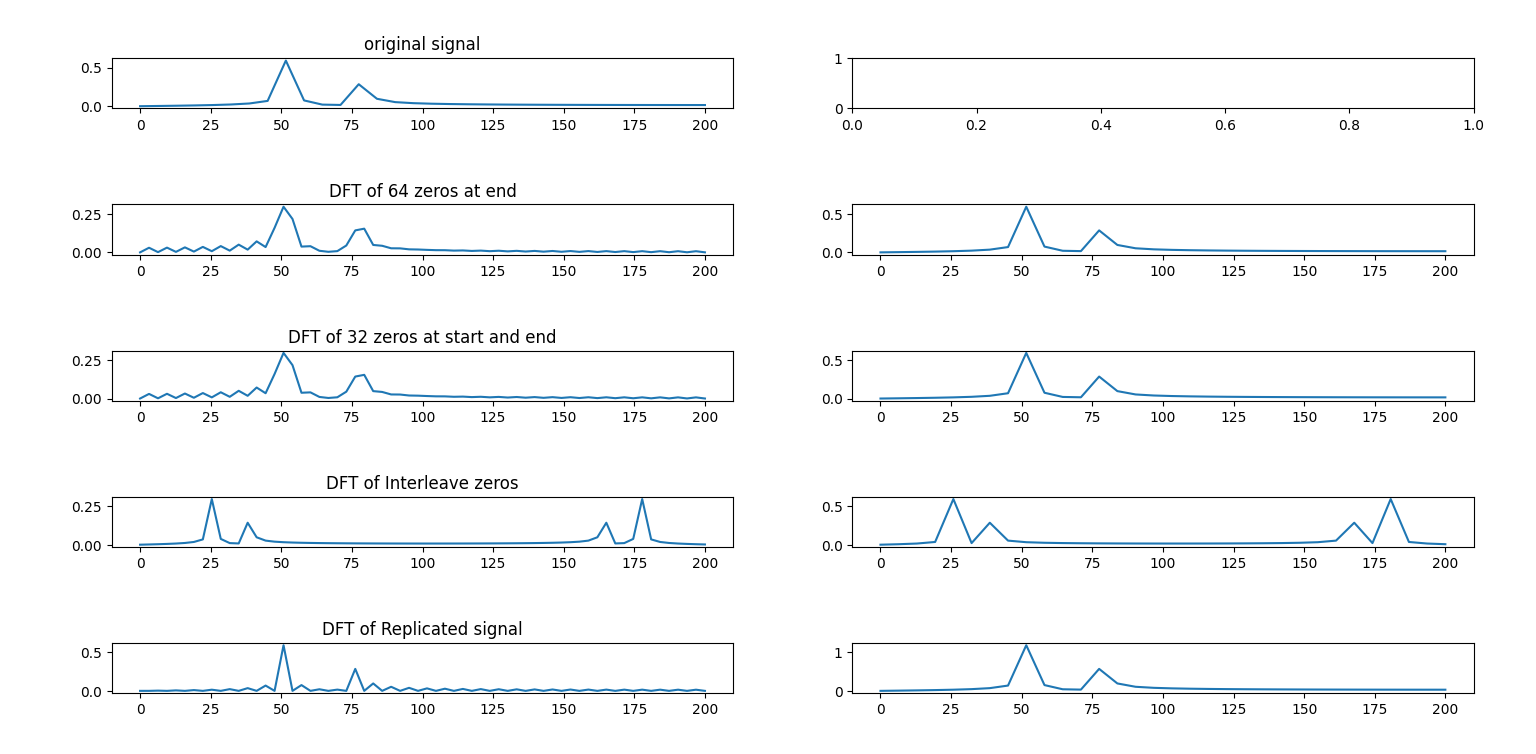

Write the Python code that produced this figure.
import numpy as np
import matplotlib.pyplot as plt
import scipy.fftpack


N = 64
T = 1.0/400.0
a0 = 0.6
f0 = 50
a1 = 0.33
f1 = 75

x = np.linspace(0.0,N*T,N)
y = a0*np.sin(2.0*np.pi*f0*x) + a1*np.sin(2.0*np.pi*f1*x)
yf = scipy.fftpack.fft(y)
xf = np.linspace(0.0, 1.0/(2.0*T), N//2)
fig, ax = plt.subplots(5,2,sharex=False,sharey=False)
ax[0,0].plot(xf, 2.0/N * np.abs(yf[:N//2]))
ax[0,0].set_title('original signal')

N1 = 128

#Add 64 zeros at the end of signal
y1 = np.concatenate((y,np.zeros(N1-N)),axis=None)
#Add 32 zeros at the start and 32 at the end of the signal
y2 = np.pad(y,pad_width=(N1-N)//2)
#Interleave zeros with the signal
m = np.shape(y2)[0]
y3 = np.zeros((N1),dtype=y.dtype) 
y3[::2] = y
#Replicate the sequence
y4 = np.concatenate((y,y),axis=None)

yf1 = scipy.fftpack.fft(y1)
yf2 = scipy.fftpack.fft(y2)
yf3 = scipy.fftpack.fft(y3)
yf4 = scipy.fftpack.fft(y4)
xf1 = np.linspace(0.0, 1.0/(2.0*T), N1//2)

ax[1,0].plot(xf1, 2.0/N1 * np.abs(yf1[:N1//2]))
ax[2,0].plot(xf1, 2.0/N1 * np.abs(yf2[:N1//2]))
ax[3,0].plot(xf1, 2.0/N1 * np.abs(yf3[:N1//2]))
ax[4,0].plot(xf1, 2.0/N1 * np.abs(yf4[:N1//2]))
ax[1,0].set_title('DFT of 64 zeros at end')
ax[2,0].set_title('DFT of 32 zeros at start and end')
ax[3,0].set_title('DFT of Interleave zeros')
ax[4,0].set_title('DFT of Replicated signal')

yf1_even = yf1[::2]
yf2_even = yf2[::2]
yf3_even = yf3[::2]
yf4_even = yf4[::2]
ax[1,1].plot(xf, 2.0/N * np.abs(yf1_even[:N//2]))
ax[2,1].plot(xf, 2.0/N * np.abs(yf2_even[:N//2]))
ax[3,1].plot(xf, 2.0/N * np.abs(yf3_even[:N//2]))
ax[4,1].plot(xf, 2.0/N * np.abs(yf4_even[:N//2]))
plt.tight_layout()
plt.show()
